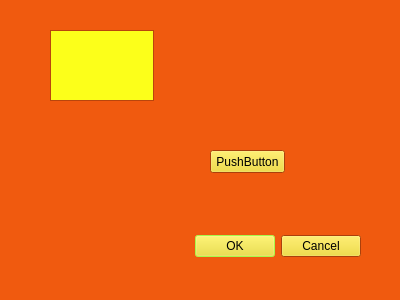
<?xml version="1.0" encoding="UTF-8"?>
<ui version="4.0">
 <class>Dialog</class>
 <widget class="QDialog" name="Dialog">
  <property name="geometry">
   <rect>
    <x>0</x>
    <y>0</y>
    <width>400</width>
    <height>300</height>
   </rect>
  </property>
  <property name="palette">
   <palette>
    <active>
     <colorrole role="WindowText">
      <brush brushstyle="SolidPattern">
       <color alpha="255">
        <red>0</red>
        <green>0</green>
        <blue>0</blue>
       </color>
      </brush>
     </colorrole>
     <colorrole role="Button">
      <brush brushstyle="SolidPattern">
       <color alpha="255">
        <red>240</red>
        <green>216</green>
        <blue>27</blue>
       </color>
      </brush>
     </colorrole>
     <colorrole role="Light">
      <brush brushstyle="SolidPattern">
       <color alpha="255">
        <red>252</red>
        <green>255</green>
        <blue>20</blue>
       </color>
      </brush>
     </colorrole>
     <colorrole role="Midlight">
      <brush brushstyle="SolidPattern">
       <color alpha="255">
        <red>227</red>
        <green>180</green>
        <blue>7</blue>
       </color>
      </brush>
     </colorrole>
     <colorrole role="Dark">
      <brush brushstyle="SolidPattern">
       <color alpha="255">
        <red>104</red>
        <green>160</green>
        <blue>14</blue>
       </color>
      </brush>
     </colorrole>
     <colorrole role="Mid">
      <brush brushstyle="SolidPattern">
       <color alpha="255">
        <red>160</red>
        <green>148</green>
        <blue>13</blue>
       </color>
      </brush>
     </colorrole>
     <colorrole role="Text">
      <brush brushstyle="SolidPattern">
       <color alpha="255">
        <red>0</red>
        <green>0</green>
        <blue>0</blue>
       </color>
      </brush>
     </colorrole>
     <colorrole role="BrightText">
      <brush brushstyle="SolidPattern">
       <color alpha="255">
        <red>151</red>
        <green>255</green>
        <blue>33</blue>
       </color>
      </brush>
     </colorrole>
     <colorrole role="ButtonText">
      <brush brushstyle="SolidPattern">
       <color alpha="255">
        <red>0</red>
        <green>0</green>
        <blue>0</blue>
       </color>
      </brush>
     </colorrole>
     <colorrole role="Base">
      <brush brushstyle="SolidPattern">
       <color alpha="255">
        <red>252</red>
        <green>255</green>
        <blue>26</blue>
       </color>
      </brush>
     </colorrole>
     <colorrole role="Window">
      <brush brushstyle="SolidPattern">
       <color alpha="255">
        <red>240</red>
        <green>90</green>
        <blue>15</blue>
       </color>
      </brush>
     </colorrole>
     <colorrole role="Shadow">
      <brush brushstyle="SolidPattern">
       <color alpha="255">
        <red>105</red>
        <green>105</green>
        <blue>11</blue>
       </color>
      </brush>
     </colorrole>
     <colorrole role="Highlight">
      <brush brushstyle="SolidPattern">
       <color alpha="255">
        <red>146</red>
        <green>255</green>
        <blue>21</blue>
       </color>
      </brush>
     </colorrole>
     <colorrole role="HighlightedText">
      <brush brushstyle="SolidPattern">
       <color alpha="255">
        <red>209</red>
        <green>255</green>
        <blue>42</blue>
       </color>
      </brush>
     </colorrole>
     <colorrole role="Link">
      <brush brushstyle="SolidPattern">
       <color alpha="255">
        <red>255</red>
        <green>240</green>
        <blue>16</blue>
       </color>
      </brush>
     </colorrole>
     <colorrole role="LinkVisited">
      <brush brushstyle="SolidPattern">
       <color alpha="255">
        <red>255</red>
        <green>248</green>
        <blue>26</blue>
       </color>
      </brush>
     </colorrole>
     <colorrole role="AlternateBase">
      <brush brushstyle="SolidPattern">
       <color alpha="255">
        <red>246</red>
        <green>240</green>
        <blue>41</blue>
       </color>
      </brush>
     </colorrole>
     <colorrole role="ToolTipBase">
      <brush brushstyle="SolidPattern">
       <color alpha="255">
        <red>255</red>
        <green>179</green>
        <blue>25</blue>
       </color>
      </brush>
     </colorrole>
    </active>
    <inactive>
     <colorrole role="WindowText">
      <brush brushstyle="SolidPattern">
       <color alpha="255">
        <red>0</red>
        <green>0</green>
        <blue>0</blue>
       </color>
      </brush>
     </colorrole>
     <colorrole role="Button">
      <brush brushstyle="SolidPattern">
       <color alpha="255">
        <red>240</red>
        <green>216</green>
        <blue>27</blue>
       </color>
      </brush>
     </colorrole>
     <colorrole role="Light">
      <brush brushstyle="SolidPattern">
       <color alpha="255">
        <red>252</red>
        <green>255</green>
        <blue>20</blue>
       </color>
      </brush>
     </colorrole>
     <colorrole role="Midlight">
      <brush brushstyle="SolidPattern">
       <color alpha="255">
        <red>227</red>
        <green>180</green>
        <blue>7</blue>
       </color>
      </brush>
     </colorrole>
     <colorrole role="Dark">
      <brush brushstyle="SolidPattern">
       <color alpha="255">
        <red>104</red>
        <green>160</green>
        <blue>14</blue>
       </color>
      </brush>
     </colorrole>
     <colorrole role="Mid">
      <brush brushstyle="SolidPattern">
       <color alpha="255">
        <red>160</red>
        <green>148</green>
        <blue>13</blue>
       </color>
      </brush>
     </colorrole>
     <colorrole role="Text">
      <brush brushstyle="SolidPattern">
       <color alpha="255">
        <red>0</red>
        <green>0</green>
        <blue>0</blue>
       </color>
      </brush>
     </colorrole>
     <colorrole role="BrightText">
      <brush brushstyle="SolidPattern">
       <color alpha="255">
        <red>151</red>
        <green>255</green>
        <blue>33</blue>
       </color>
      </brush>
     </colorrole>
     <colorrole role="ButtonText">
      <brush brushstyle="SolidPattern">
       <color alpha="255">
        <red>0</red>
        <green>0</green>
        <blue>0</blue>
       </color>
      </brush>
     </colorrole>
     <colorrole role="Base">
      <brush brushstyle="SolidPattern">
       <color alpha="255">
        <red>252</red>
        <green>255</green>
        <blue>26</blue>
       </color>
      </brush>
     </colorrole>
     <colorrole role="Window">
      <brush brushstyle="SolidPattern">
       <color alpha="255">
        <red>240</red>
        <green>90</green>
        <blue>15</blue>
       </color>
      </brush>
     </colorrole>
     <colorrole role="Shadow">
      <brush brushstyle="SolidPattern">
       <color alpha="255">
        <red>105</red>
        <green>105</green>
        <blue>11</blue>
       </color>
      </brush>
     </colorrole>
     <colorrole role="Highlight">
      <brush brushstyle="SolidPattern">
       <color alpha="255">
        <red>146</red>
        <green>255</green>
        <blue>21</blue>
       </color>
      </brush>
     </colorrole>
     <colorrole role="HighlightedText">
      <brush brushstyle="SolidPattern">
       <color alpha="255">
        <red>209</red>
        <green>255</green>
        <blue>42</blue>
       </color>
      </brush>
     </colorrole>
     <colorrole role="Link">
      <brush brushstyle="SolidPattern">
       <color alpha="255">
        <red>255</red>
        <green>240</green>
        <blue>16</blue>
       </color>
      </brush>
     </colorrole>
     <colorrole role="LinkVisited">
      <brush brushstyle="SolidPattern">
       <color alpha="255">
        <red>255</red>
        <green>248</green>
        <blue>26</blue>
       </color>
      </brush>
     </colorrole>
     <colorrole role="AlternateBase">
      <brush brushstyle="SolidPattern">
       <color alpha="255">
        <red>246</red>
        <green>240</green>
        <blue>41</blue>
       </color>
      </brush>
     </colorrole>
     <colorrole role="ToolTipBase">
      <brush brushstyle="SolidPattern">
       <color alpha="255">
        <red>255</red>
        <green>179</green>
        <blue>25</blue>
       </color>
      </brush>
     </colorrole>
    </inactive>
    <disabled>
     <colorrole role="WindowText">
      <brush brushstyle="SolidPattern">
       <color alpha="255">
        <red>104</red>
        <green>160</green>
        <blue>14</blue>
       </color>
      </brush>
     </colorrole>
     <colorrole role="Button">
      <brush brushstyle="SolidPattern">
       <color alpha="255">
        <red>240</red>
        <green>216</green>
        <blue>27</blue>
       </color>
      </brush>
     </colorrole>
     <colorrole role="Light">
      <brush brushstyle="SolidPattern">
       <color alpha="255">
        <red>252</red>
        <green>255</green>
        <blue>20</blue>
       </color>
      </brush>
     </colorrole>
     <colorrole role="Midlight">
      <brush brushstyle="SolidPattern">
       <color alpha="255">
        <red>227</red>
        <green>180</green>
        <blue>7</blue>
       </color>
      </brush>
     </colorrole>
     <colorrole role="Dark">
      <brush brushstyle="SolidPattern">
       <color alpha="255">
        <red>104</red>
        <green>160</green>
        <blue>14</blue>
       </color>
      </brush>
     </colorrole>
     <colorrole role="Mid">
      <brush brushstyle="SolidPattern">
       <color alpha="255">
        <red>160</red>
        <green>148</green>
        <blue>13</blue>
       </color>
      </brush>
     </colorrole>
     <colorrole role="Text">
      <brush brushstyle="SolidPattern">
       <color alpha="255">
        <red>104</red>
        <green>160</green>
        <blue>14</blue>
       </color>
      </brush>
     </colorrole>
     <colorrole role="BrightText">
      <brush brushstyle="SolidPattern">
       <color alpha="255">
        <red>151</red>
        <green>255</green>
        <blue>33</blue>
       </color>
      </brush>
     </colorrole>
     <colorrole role="ButtonText">
      <brush brushstyle="SolidPattern">
       <color alpha="255">
        <red>104</red>
        <green>160</green>
        <blue>14</blue>
       </color>
      </brush>
     </colorrole>
     <colorrole role="Base">
      <brush brushstyle="SolidPattern">
       <color alpha="255">
        <red>240</red>
        <green>90</green>
        <blue>15</blue>
       </color>
      </brush>
     </colorrole>
     <colorrole role="Window">
      <brush brushstyle="SolidPattern">
       <color alpha="255">
        <red>240</red>
        <green>90</green>
        <blue>15</blue>
       </color>
      </brush>
     </colorrole>
     <colorrole role="Shadow">
      <brush brushstyle="SolidPattern">
       <color alpha="255">
        <red>105</red>
        <green>105</green>
        <blue>11</blue>
       </color>
      </brush>
     </colorrole>
     <colorrole role="Highlight">
      <brush brushstyle="SolidPattern">
       <color alpha="255">
        <red>255</red>
        <green>255</green>
        <blue>15</blue>
       </color>
      </brush>
     </colorrole>
     <colorrole role="HighlightedText">
      <brush brushstyle="SolidPattern">
       <color alpha="255">
        <red>209</red>
        <green>255</green>
        <blue>42</blue>
       </color>
      </brush>
     </colorrole>
     <colorrole role="Link">
      <brush brushstyle="SolidPattern">
       <color alpha="255">
        <red>255</red>
        <green>240</green>
        <blue>16</blue>
       </color>
      </brush>
     </colorrole>
     <colorrole role="LinkVisited">
      <brush brushstyle="SolidPattern">
       <color alpha="255">
        <red>255</red>
        <green>248</green>
        <blue>26</blue>
       </color>
      </brush>
     </colorrole>
     <colorrole role="AlternateBase">
      <brush brushstyle="SolidPattern">
       <color alpha="255">
        <red>246</red>
        <green>240</green>
        <blue>41</blue>
       </color>
      </brush>
     </colorrole>
     <colorrole role="ToolTipBase">
      <brush brushstyle="SolidPattern">
       <color alpha="255">
        <red>255</red>
        <green>179</green>
        <blue>25</blue>
       </color>
      </brush>
     </colorrole>
    </disabled>
   </palette>
  </property>
  <property name="windowTitle">
   <string>Dialog</string>
  </property>
  <widget class="QDialogButtonBox" name="buttonBox">
   <property name="geometry">
    <rect>
     <x>20</x>
     <y>230</y>
     <width>341</width>
     <height>32</height>
    </rect>
   </property>
   <property name="orientation">
    <enum>Qt::Horizontal</enum>
   </property>
   <property name="standardButtons">
    <set>QDialogButtonBox::Cancel|QDialogButtonBox::Ok</set>
   </property>
   <property name="centerButtons">
    <bool>false</bool>
   </property>
  </widget>
  <widget class="QPushButton" name="pushButton2">
   <property name="geometry">
    <rect>
     <x>210</x>
     <y>150</y>
     <width>75</width>
     <height>23</height>
    </rect>
   </property>
   <property name="text">
    <string>PushButton</string>
   </property>
  </widget>
  <widget class="QTextEdit" name="textEdit1">
   <property name="geometry">
    <rect>
     <x>50</x>
     <y>30</y>
     <width>104</width>
     <height>71</height>
    </rect>
   </property>
   <property name="placeholderText">
    <string/>
   </property>
  </widget>
 </widget>
 <resources/>
 <connections>
  <connection>
   <sender>buttonBox</sender>
   <signal>accepted()</signal>
   <receiver>Dialog</receiver>
   <slot>update()</slot>
   <hints>
    <hint type="sourcelabel">
     <x>248</x>
     <y>254</y>
    </hint>
    <hint type="destinationlabel">
     <x>157</x>
     <y>274</y>
    </hint>
   </hints>
  </connection>
  <connection>
   <sender>buttonBox</sender>
   <signal>rejected()</signal>
   <receiver>Dialog</receiver>
   <slot>reject()</slot>
   <hints>
    <hint type="sourcelabel">
     <x>316</x>
     <y>260</y>
    </hint>
    <hint type="destinationlabel">
     <x>286</x>
     <y>274</y>
    </hint>
   </hints>
  </connection>
  <connection>
   <sender>pushButton2</sender>
   <signal>clicked()</signal>
   <receiver>Dialog</receiver>
   <slot>pushbutton_slot_test_1()</slot>
   <hints>
    <hint type="sourcelabel">
     <x>247</x>
     <y>170</y>
    </hint>
    <hint type="destinationlabel">
     <x>273</x>
     <y>112</y>
    </hint>
   </hints>
  </connection>
 </connections>
 <slots>
  <slot>pushbutton_slot_test_1()</slot>
 </slots>
</ui>
